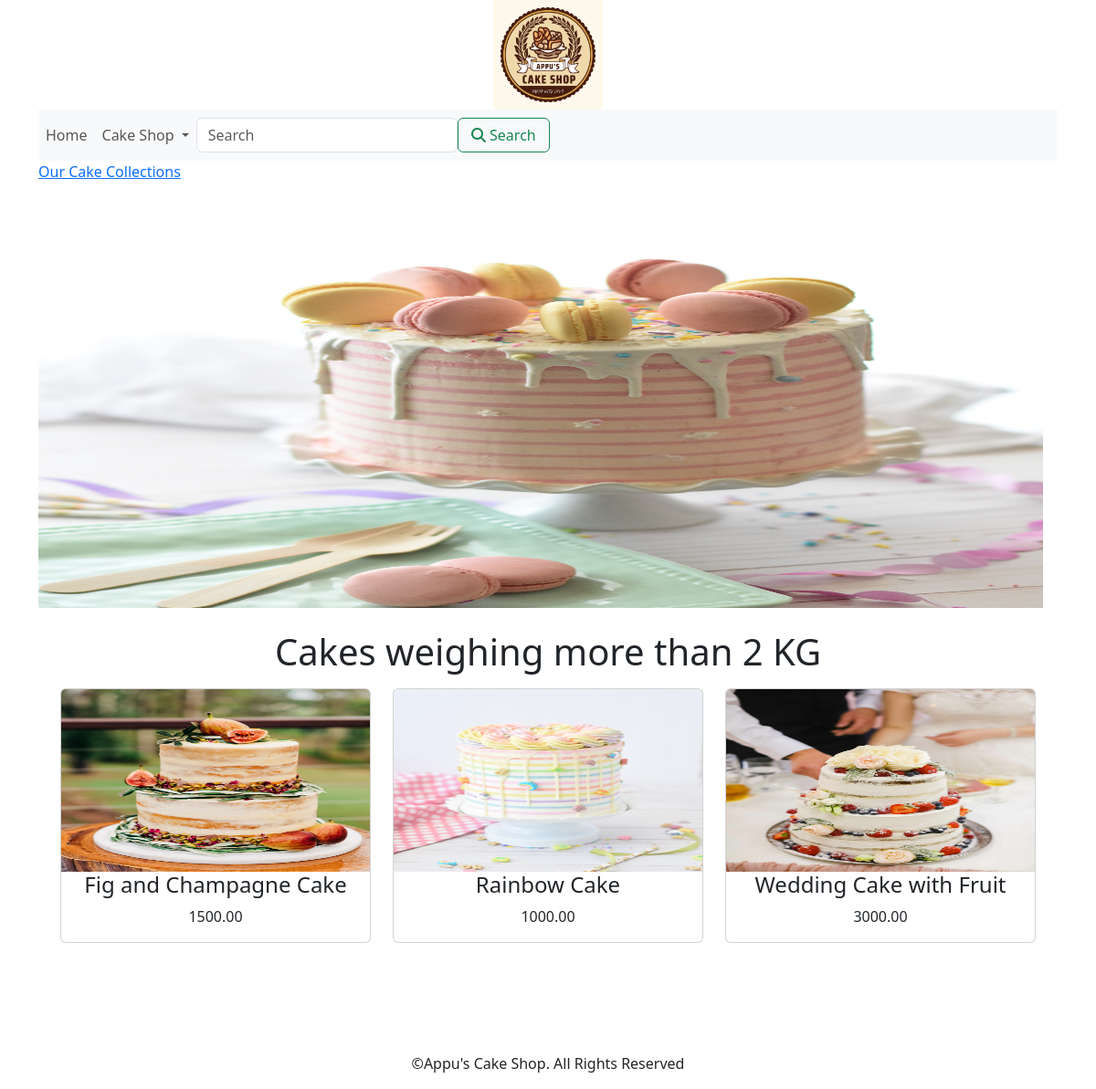
Page /cakes-weighing-more-than-2-kg/ on the committed database.
### cakeapp/models.py (models this page shows, shortened)
class Category(models.Model):
    name=models.CharField(max_length=250,unique=True)
    slug = models.SlugField(max_length=250, unique=True)
    desc=models.TextField(blank=True)
    image=models.ImageField(upload_to='category',blank=True)
    class Meta:
        ordering=('name',)
        verbose_name='category'
        verbose_name_plural='categories'
    def get_url(self):
        return reverse('cakeapp:products_by_category', args=[self.slug])

class Products(models.Model):
    name=models.CharField(max_length=250,unique=True)
    slug=models.SlugField(max_length=250,unique=True)
    desc=models.TextField(blank=True)
    price=models.DecimalField(max_digits=10,decimal_places=2)
    category=models.ForeignKey(Category,on_delete=models.CASCADE)
    image=models.ImageField(upload_to='product',blank=True)
    stock=models.IntegerField()
    available=models.BooleanField(default=True)
    created=models.DateTimeField(auto_now_add=True)
    updated=models.DateTimeField(auto_now=True)
    class Meta:
        ordering=('name',)
        verbose_name='product'
        verbose_name_plural='products'
    def get_url(self):
        return reverse('cakeapp:procatdetail', args=[self.category.slug,self.slug])

### cakeapp/views.py (the view)
# urls.py: path('',views.allprodcat,name='allprodcat'),
def allprodcat(request,c_slug=None):
    c_page=None
    product_list=None
    if c_slug != None:
        c_page=get_object_or_404(Category,slug=c_slug)
        product_list=Products.objects.all().filter(category=c_page,available=True)
    else:
        product_list=Products.objects.all().filter(available=True)
    paginator=Paginator(product_list,6)
    try:
        page=int(request.GET.get('page','1'))
    except:
        page=1
    try:
        products=paginator.page(page)
    except(EmptyPage,InvalidPage):
        products=paginator.page(paginator.num_pages)
    return render(request,"category.html",{'category':c_page,'products':products})

### cakeapp/context_processors.py (called while the page is built)
def menu_links(request):
    links=Category.objects.all()
    return dict(links=links)

### cart_app/context_processors.py (called while the page is built)
def counter(request):
    item_count=0
    if 'admin' in request.path:
        return {}
    else:
        try:
            cart=Cart.objects.filter(Cart_id=_cart_id(request))
            cart_item=CartItem.objects.all().filter(cart=cart[:1])
            for citem in cart_item:
                item_count += citem.quantity
        except Cart.DoesNotExist:
            item_count=0
    return dict(item_count=item_count)

### cart_app/views.py (called while the page is built)
def _cart_id(request):
    cart=request.session.session_key
    if not cart:
        cart=request.session.create()
    return cart

### templates/category.html (shortened to what this page needs)
{% extends 'base.html' %}
{% load static %}
{% block content %}
    {% if category %}
        <div>
            <div class="row my_row_class">
                <div class="mx-auto">
                    <p><a href="{% url 'cakeapp:allprodcat' %}">Our Cake Collections</a></p>
                </div>
            </div>
        </div>
    {% endif %}
    <div class="mx-auto">
        {% if category %}
            <img class="my_image" src="{{category.image.url}}" alt="{{category.name}}" width="1100px;" height="450px;">
    </div>
    <br>
    <div>
        <h1 class="text-center my_title">{{category.name}}</h1>
    </div>
        {% endif %}
    <div class="container">
        <div class="row mx-auto">
            {% for product in products.object_list %}
                <div class="my_bottom_margin col-9 col-sm-12 col-md-4 col-lg-4">
                    <div class="card text-center" style="min-width: 18rem;">
                        <a href="{{product.get_url}}"><img class="card-img-top my_image" src="{{product.image.url}}" alt="{{product.name}}" width="200px;" height="200px;"></a>
                        <div class="card_body">
                            <h4>{{product.name}}</h4>
                            <p>{{product.price}}</p>
                        </div>
                    </div>
                    <br>
                </div>
            {% endfor %}
        </div>
    </div>
{% endblock %}

### rows in the picture
Category: image (picture), name "Cakes weighing more than 2 KG"
Products: image (picture), name "Fig and Champagne Cake", price "1500.00"
Products: image (picture), name "Rainbow Cake", price "1000.00"
Products: image (picture), name "Wedding Cake with Fruit", price "3000.00"
